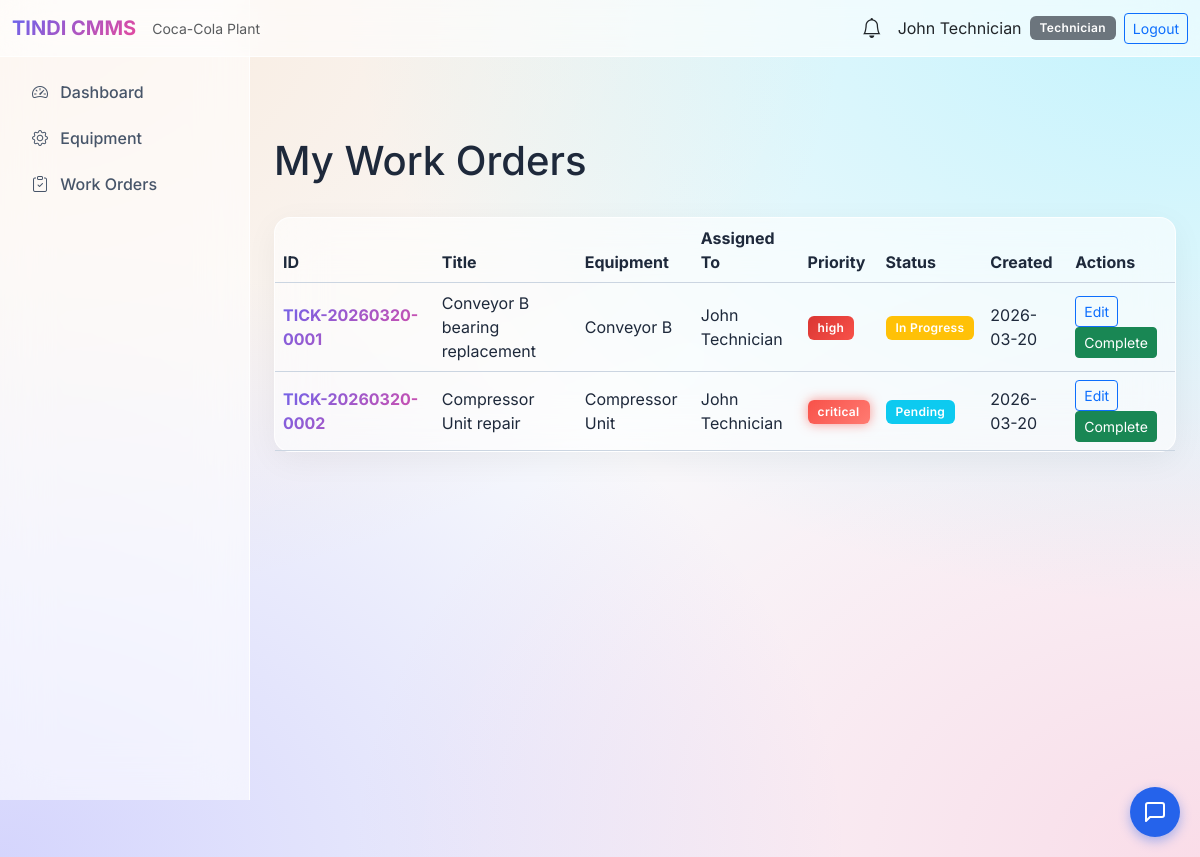
/work-orders (signed in), run on the app's committed database.
### tables this page shows
CREATE TABLE users (
    id INTEGER PRIMARY KEY AUTOINCREMENT,
    name TEXT NOT NULL,
    email TEXT UNIQUE NOT NULL,
    password_hash TEXT NOT NULL,
    role TEXT NOT NULL CHECK(role IN ('Admin', 'Maintenance Manager', 'Technician', 'Store Manager')),
    is_active INTEGER DEFAULT 1,
    created_at TIMESTAMP DEFAULT CURRENT_TIMESTAMP,
    updated_at TIMESTAMP DEFAULT CURRENT_TIMESTAMP
, last_login TIMESTAMP, password TEXT);

CREATE TABLE work_orders (
    id INTEGER PRIMARY KEY AUTOINCREMENT,
    equipment_id INTEGER,
    assigned_to INTEGER,
    title TEXT NOT NULL,
    description TEXT,
    priority TEXT NOT NULL DEFAULT 'medium' CHECK(priority IN ('low', 'medium', 'high', 'critical')),
    status TEXT NOT NULL DEFAULT 'pending' CHECK(status IN ('pending', 'in_progress', 'completed', 'cancelled')),
    scheduled_date TEXT,
    date_created TEXT DEFAULT (date('now')),
    date_completed TEXT,
    maintenance_notes TEXT,
    created_by INTEGER,
    FOREIGN KEY (equipment_id) REFERENCES equipment(id) ON DELETE SET NULL,
    FOREIGN KEY (assigned_to) REFERENCES users(id),
    FOREIGN KEY (created_by) REFERENCES users(id)
);

CREATE TABLE equipment (
    id INTEGER PRIMARY KEY AUTOINCREMENT,
    name TEXT NOT NULL,
    category TEXT NOT NULL,
    location TEXT,
    status TEXT NOT NULL DEFAULT 'active' CHECK(status IN ('active', 'faulty', 'under_maintenance', 'inactive')),
    qr_code TEXT,
    serial_number TEXT,
    purchase_date TEXT,
    last_maintenance_date TEXT,
    notes TEXT,
    created_at TIMESTAMP DEFAULT CURRENT_TIMESTAMP,
    updated_at TIMESTAMP DEFAULT CURRENT_TIMESTAMP
);

### app/routes/work_order_routes.py (the view)
@work_order_bp.route('')
@login_required
@role_required('Admin', 'Maintenance Manager', 'Technician')
def list_work_orders():
    if session.get('user_role') == 'Technician':
        wos = get_all(assigned_to_user_id=session['user_id'])
    else:
        wos = get_all()
    can_create = session.get('user_role') in ['Admin', 'Maintenance Manager']
    return render_template('work_orders/list.html', work_orders=wos, can_create=can_create)

### app/models/notification.py (called while the page is built)
def get_unread(user_id):
    return execute_query(
        "SELECT * FROM notifications WHERE user_id = ? AND is_read = 0 ORDER BY created_at DESC",
        (user_id,), fetch_all=True
    )

### app/models/user.py (called while the page is built)
def get_by_id(user_id):
    return execute_query(
        "SELECT id, name, email, role, is_active FROM users WHERE id = ?",
        (user_id,), fetch_one=True
    )

### app/models/work_order.py (called while the page is built, shortened)
def get_all(assigned_to_user_id=None):
    if assigned_to_user_id:
        return execute_query(
            """SELECT w.*, e.name as equipment_name, e.location as equipment_location,
                      u.name as assigned_to_name, u.email as assigned_to_email
               FROM work_orders w
               LEFT JOIN equipment e ON w.equipment_id = e.id
               LEFT JOIN users u ON w.assigned_to = u.id
               WHERE w.assigned_to = ?
               ORDER BY w.date_created DESC""",
            (assigned_to_user_id,), fetch_all=True
        )

### app/routes/auth_routes.py (called while the page is built)
def login_required(f):
    @wraps(f)
    def decorated(*args, **kwargs):
        if 'user_id' not in session:
            flash('Please log in to access this page.', 'warning')
            return redirect(url_for('auth.login'))
        return f(*args, **kwargs)
    return decorated

def role_required(*allowed_roles):
    def decorator(f):
        @wraps(f)
        def decorated(*args, **kwargs):
            if 'user_id' not in session:
                flash('Please log in.', 'warning')
                return redirect(url_for('auth.login'))
            user = get_by_id(session['user_id'])
            if not user or user['role'] not in allowed_roles:
                flash('Access denied. Insufficient permissions.', 'danger')
                return redirect(url_for('main.dashboard'))
            return f(*args, **kwargs)
        return decorated
    return decorator

### database/db.py (called while the page is built)
def get_connection():
    conn = sqlite3.connect(DATABASE)
    conn.row_factory = sqlite3.Row
    conn.execute("PRAGMA foreign_keys = ON")
    return conn

def execute_query(query, params=(), fetch_one=False, fetch_all=False, commit=True):
    conn = get_connection()
    cursor = conn.cursor()
    cursor.execute(query, params)
    result = None
    if fetch_one:
        row = cursor.fetchone()
        result = dict(row) if row else None
    elif fetch_all:
        rows = cursor.fetchall()
        result = [dict(row) for row in rows]
    else:
        if commit:
            conn.commit()
        result = cursor.lastrowid
    conn.close()
    return result

### templates/work_orders/list.html (shortened to what this page needs)
{% extends "base.html" %}
{% block content %}
<div class="d-flex justify-content-between align-items-center mb-4">
    <h1>{% if can_create %}Work Orders{% else %}My Work Orders{% endif %}</h1>
</div>
<div class="card">
    <div class="table-responsive">
        <table class="table table-dark table-hover mb-0">
            <thead>
                <tr>
                    <th>ID</th>
                    <th>Title</th>
                    <th>Equipment</th>
                    <th>Assigned To</th>
                    <th>Priority</th>
                    <th>Status</th>
                    <th>Created</th>
                    <th>Actions</th>
                </tr>
            </thead>
            <tbody>
                {% for wo in work_orders %}
                <tr>
                    <td class="fw-bold brand-gradient">TICK-{{ wo.date_created|replace('-', '') }}-{{ "%04d" % wo.id }}</td>
                    <td>{{ wo.title }}</td>
                    <td>{{ wo.equipment_name or '-' }}</td>
                    <td>{{ wo.assigned_to_name or '-' }}</td>
                    <td><span class="badge badge-priority-{{ wo.priority }}">{{ wo.priority }}</span></td>
                    <td>
                        {% if wo.status == 'completed' %}<span class="badge bg-success">Completed</span>
                        {% elif wo.status == 'in_progress' %}<span class="badge bg-warning">In Progress</span>
                        {% elif wo.status == 'cancelled' %}<span class="badge bg-secondary">Cancelled</span>
                        {% else %}<span class="badge bg-info">Pending</span>{% endif %}
                    </td>
                    <td>{{ wo.date_created }}</td>
                    <td>
                        <a href="{{ url_for('work_order.edit', wo_id=wo.id) }}" class="btn btn-sm btn-outline-primary">Edit</a>
                        {% if wo.status != 'completed' %}
                        <form method="POST" action="{{ url_for('work_order.complete', wo_id=wo.id) }}" class="d-inline">
                            <button type="submit" class="btn btn-sm btn-success">Complete</button>
                        </form>
                        {% endif %}
                    </td>
                </tr>
                {% else %}
                <tr><td colspan="8" class="text-center text-muted">No work orders.</td></tr>
                {% endfor %}
            </tbody>
        </table>
    </div>
</div>
{% endblock %}

### templates/base.html (shortened to what this page needs)
<!DOCTYPE html>
<html lang="en">
<head>
    <link href="https://cdn.jsdelivr.net/npm/bootstrap@5.3.2/dist/css/bootstrap.min.css" rel="stylesheet">
    <link href="https://cdn.jsdelivr.net/npm/bootstrap-icons@1.11.1/font/bootstrap-icons.css" rel="stylesheet">
</head>
<body>
    {% if current_user %}
    <nav class="navbar navbar-expand-lg navbar-light navbar-custom">
        <div class="container-fluid">
            <a class="navbar-brand brand-gradient fw-bold" href="{{ url_for('main.dashboard') }}">TINDI CMMS</a>
            <span class="text-muted small">Coca-Cola Plant</span>
            <div class="ms-auto d-flex align-items-center">
                <div class="dropdown me-3">
                    <a class="text-dark position-relative" href="#" data-bs-toggle="dropdown">
                        <i class="bi bi-bell fs-5"></i>
                    </a>
                </div>
                <span class="text-dark me-2">{{ current_user.name }}</span>
                <span class="badge bg-secondary">{{ current_user.role }}</span>
                <a href="{{ url_for('auth.logout') }}" class="btn btn-outline-primary btn-sm ms-2">Logout</a>
            </div>
        </div>
    </nav>
    <div class="d-flex">
        <aside class="sidebar position-fixed top-0 start-0 vh-100"
            style="width: var(--sidebar-width); padding-top: 56px;">
            <nav class="nav flex-column p-3">
                <a class="nav-link rounded"
                    href="{{ url_for('admin.dashboard') if current_user.role == 'Admin' else url_for('main.dashboard') }}"><i
                        class="bi bi-speedometer2 me-2"></i> Dashboard</a>
                {% if current_user.role in ['Admin', 'Maintenance Manager', 'Technician'] %}
                <a class="nav-link rounded" href="{{ url_for('equipment.list_equipment') }}"><i
                        class="bi bi-gear me-2"></i> Equipment</a>
                {% endif %}
                {% if current_user.role in ['Admin', 'Maintenance Manager', 'Technician'] %}
                <a class="nav-link rounded" href="{{ url_for('work_order.list_work_orders') }}"><i
                        class="bi bi-clipboard-check me-2"></i> Work Orders</a>
                {% endif %}
            </nav>
        </aside>
        <main class="main-content flex-grow-1 p-4" style="padding-top: 80px !important;">
            {% block content %}{% endblock %}
        </main>
    </div>
    {% else %}
    {% block full_page %}{% endblock %}
    {% endif %}
    {% include 'chatbot_widget.html' %}
</body>
</html>

### templates/base.html (style rules this page uses)
:root { --sidebar-width: 250px; --glass-bg: rgba(255, 255, 255, 0.6); --glass-border: rgba(255, 255, 255, 0.8); --accent-glow: rgba(99, 102, 241, 0.4); }
body { background-color: #f8fafc; background-image: radial-gradient(at 0% 0%, hsla(28,100%,74%,0.25) 0px, transparent 50%), radial-gradient(at 100% 0%, hsla(189,100%,56%,0.25) 0px, transparent 50%), radial-gradient(at 100% 100%, hsla(340,100%,76%,0.25) 0px, transparent 50%), radial-gradient(at 0% 100%, hsla(242,100%,70%,0.25) 0px, transparent 50%); background-attachment: fixed; color: #1e293b; font-family: 'Inter', sans-serif; min-height: 100vh; }
.sidebar { min-height: 100vh; background: var(--glass-bg); backdrop-filter: blur(24px); -webkit-backdrop-filter: blur(24px); border-right: 1px solid var(--glass-border); transition: all 0.3s ease; }
.sidebar .nav-link { color: #475569; border-radius: 8px; margin-bottom: 6px; transition: all 0.3s cubic-bezier(0.4, 0, 0.2, 1); font-weight: 500; }
.main-content { margin-left: var(--sidebar-width); min-height: 100vh; background: transparent; }
.card { background: var(--glass-bg); backdrop-filter: blur(24px); -webkit-backdrop-filter: blur(24px); border: 1px solid var(--glass-border); border-radius: 16px; color: #1e293b; box-shadow: 0 8px 32px rgba(0, 0, 0, 0.05); transition: transform 0.3s ease, box-shadow 0.3s ease; }
.table { color: #1e293b; vertical-align: middle; }
.table-dark { --bs-table-bg: transparent; --bs-table-color: #1e293b; --bs-table-border-color: #cbd5e1; --bs-table-striped-bg: rgba(0, 0, 0, 0.02); --bs-table-striped-color: #1e293b; --bs-table-hover-bg: rgba(0, 0, 0, 0.04); --bs-table-hover-color: #1e293b; color: #1e293b; border-color: #cbd5e1; }
.navbar-custom { background: var(--glass-bg) !important; backdrop-filter: blur(24px); -webkit-backdrop-filter: blur(24px); border-bottom: 1px solid var(--glass-border); z-index: 1030; }
.brand-gradient { background: linear-gradient(135deg, #6366f1 0%, #ec4899 100%); -webkit-background-clip: text; background-clip: text; -webkit-text-fill-color: transparent; text-shadow: none; }
.badge { padding: 6px 10px; border-radius: 6px; font-weight: 600; letter-spacing: 0.3px; }
.badge-priority-high { background: linear-gradient(135deg, #da3633 0%, #f85149 100%); }
.badge-priority-critical { background: linear-gradient(135deg, #f85149 0%, #ff7b72 100%); box-shadow: 0 0 12px rgba(248,81,73,0.6); animation: pulse-critical 2s infinite; }

### data on the page
users: name "John Technician", role "Technician"
work_orders: date_created "20260320", id "0001", title "Conveyor B bearing replacement", name "Conveyor B", name "John Technician", priority "high", status "In Progress", date_created "2026-03-20"
work_orders: date_created "20260320", id "0002", title "Compressor Unit repair", name "Compressor Unit", name "John Technician", priority "critical", status "Pending", date_created "2026-03-20"
